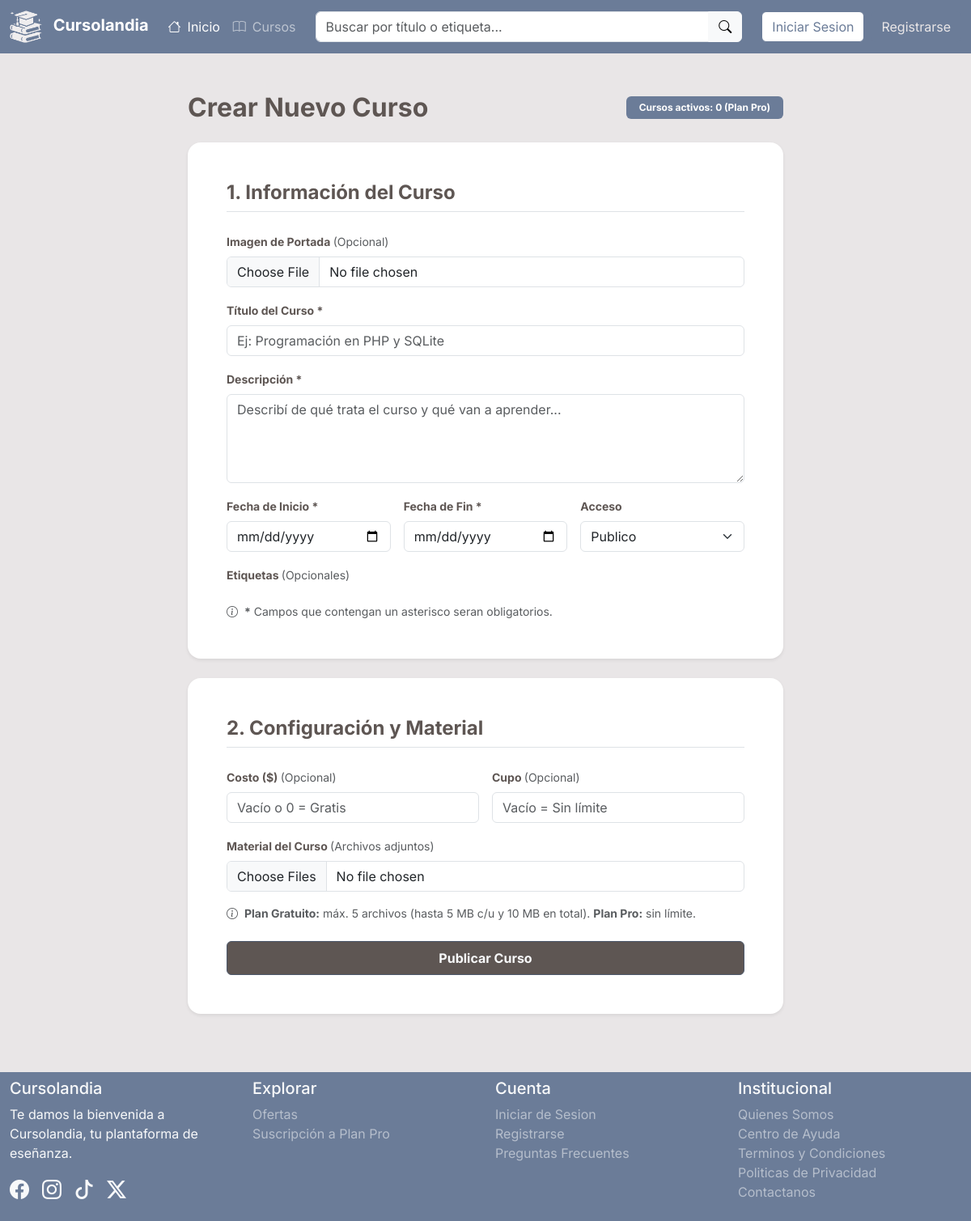
The app's page /Interfaz/Cursos/crear_c.php, older data.
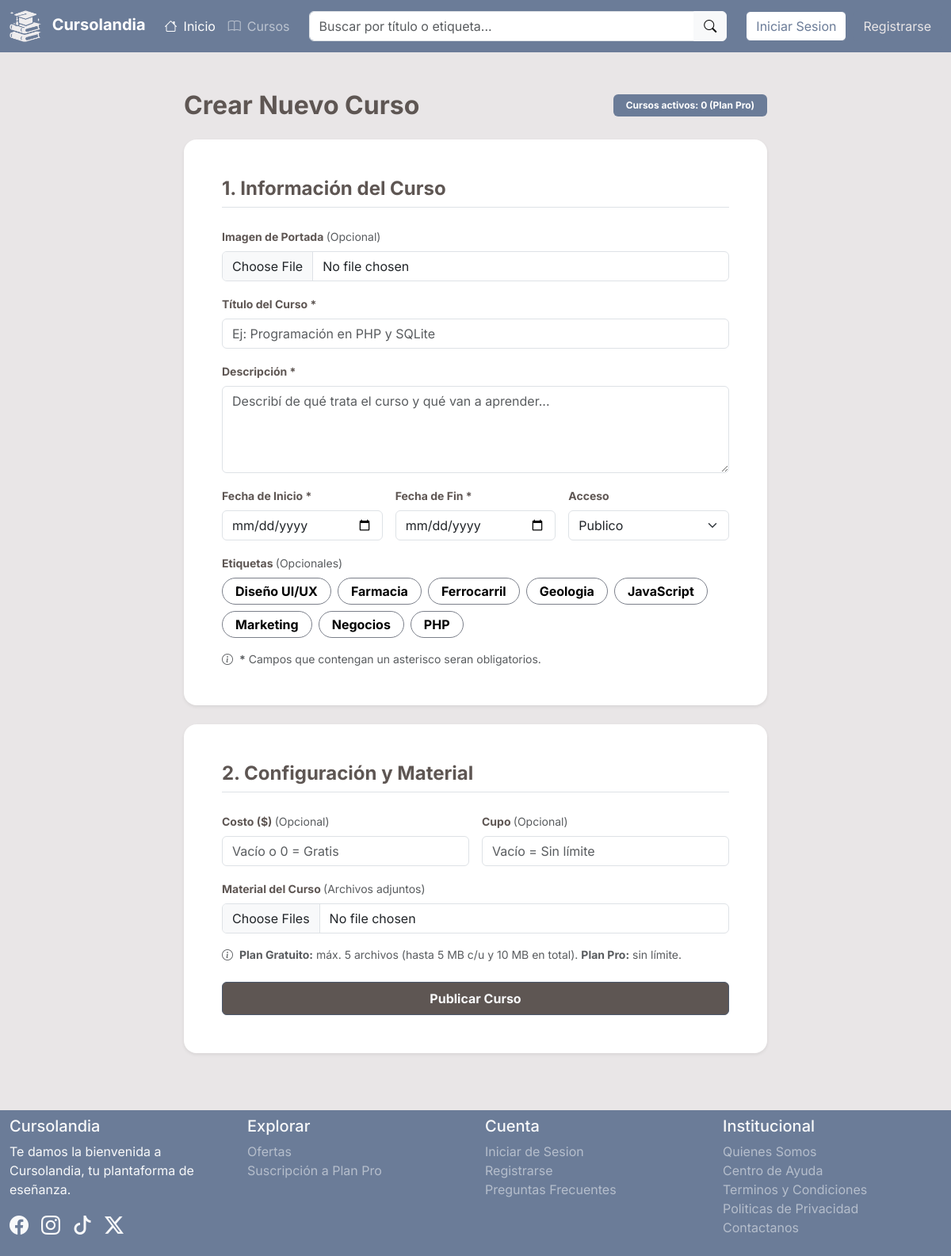
The same page, newer data.
### tables this page shows
CREATE TABLE Etiquetas (
    E_ID INT AUTO_INCREMENT NOT NULL PRIMARY KEY,
    E_Nombre VARCHAR(50) NOT NULL UNIQUE
);

### Persistencia/Consultas/EtiquetaBD.php (called while the page is built, shortened)
<?php
    require_once RUTA_BASE . "/Logica/Etiqueta.php";
    class EtiquetaBD {
        public function listar_etiquetas () {
            $lista_e = array();
            include RUTA_BASE . "/Persistencia/conexion.php";
            $qry = "SELECT * FROM Etiquetas";
            $result = mysqli_query($conexion,$qry);
            while ($fila = mysqli_fetch_array($result)) {
                $e = new Etiqueta ($fila[1],$fila[0]);
                $lista_e[] = $e;
            }
            return $lista_e;
        }
    }
?>

### Logica/Etiqueta.php (called while the page is built, shortened)
<?php
    class Etiqueta {
        public function __construct ($nombre, $id = null) {
            $this -> nombre = $nombre;
            $this -> id = $id;
        }
        public function __get ($var) {
            return $this -> $var;
        }
    }
?>

### Interfaz/Cursos/crear_c.php (the view, shortened to what the changed rows need)
<?php
    include RUTA_BASE . '/Interfaz/Incluidos/cabecera.php';
    require_once RUTA_BASE . "/Logica/Etiqueta.php";
    require_once RUTA_BASE . "/Persistencia/Consultas/EtiquetaBD.php";
    $ebdd = new EtiquetaBD();
    $list = $ebdd -> listar_etiquetas();
?>
<main>
    <section class="container py-5">
        <div class="row justify-content-center">
            <div class="col-12 col-lg-8">
                <div class="d-flex flex-column flex-sm-row justify-content-between align-items-sm-center mb-4 gap-2">
                    <h2 class="fw-bold mi-color-text mb-0">Crear Nuevo Curso</h2>
                </div>
                <form action="" method="POST" name="fcrearcurso" enctype="multipart/form-data" class="needs-validation" novalidate>
                    <div class="card border-0 shadow-sm rounded-4 p-4 p-md-5 mb-4">
                        <div class="row g-3">
                            <div class="col-12">
                                <div class='d-flex flex-wrap gap-2'>
                                    <?php
                                        foreach ($list as $e) {
                                            echo "
                                            <input type='checkbox' class='btn-check' name='etiquetas[]' id='{$e -> id}' value='{$e -> id}' autocomplete='off'>
                                            <label class='btn mis-btnes-sinbg rounded-pill px-3 py-1 small fw-bold' for='{$e -> id}'>
                                                {$e -> nombre}
                                            </label>
                                            ";
                                        }
                                    ?>
                                </div>
                            </div>
                        </div>
                    </div>
                </form>
            </div>
        </div>
    </section>
</main>
<?php include RUTA_BASE . '/Interfaz/Incluidos/pie.php';?>

Row changes from the older to the newer data that the page shows:
added etiquetas: E_Nombre "Diseño UI/UX"
added etiquetas: E_Nombre "Farmacia"
added etiquetas: E_Nombre "Ferrocarril"
added etiquetas: E_Nombre "Geologia"
added etiquetas: E_Nombre "JavaScript"
added etiquetas: E_Nombre "Marketing"
added etiquetas: E_Nombre "Negocios"
added etiquetas: E_Nombre "PHP"
